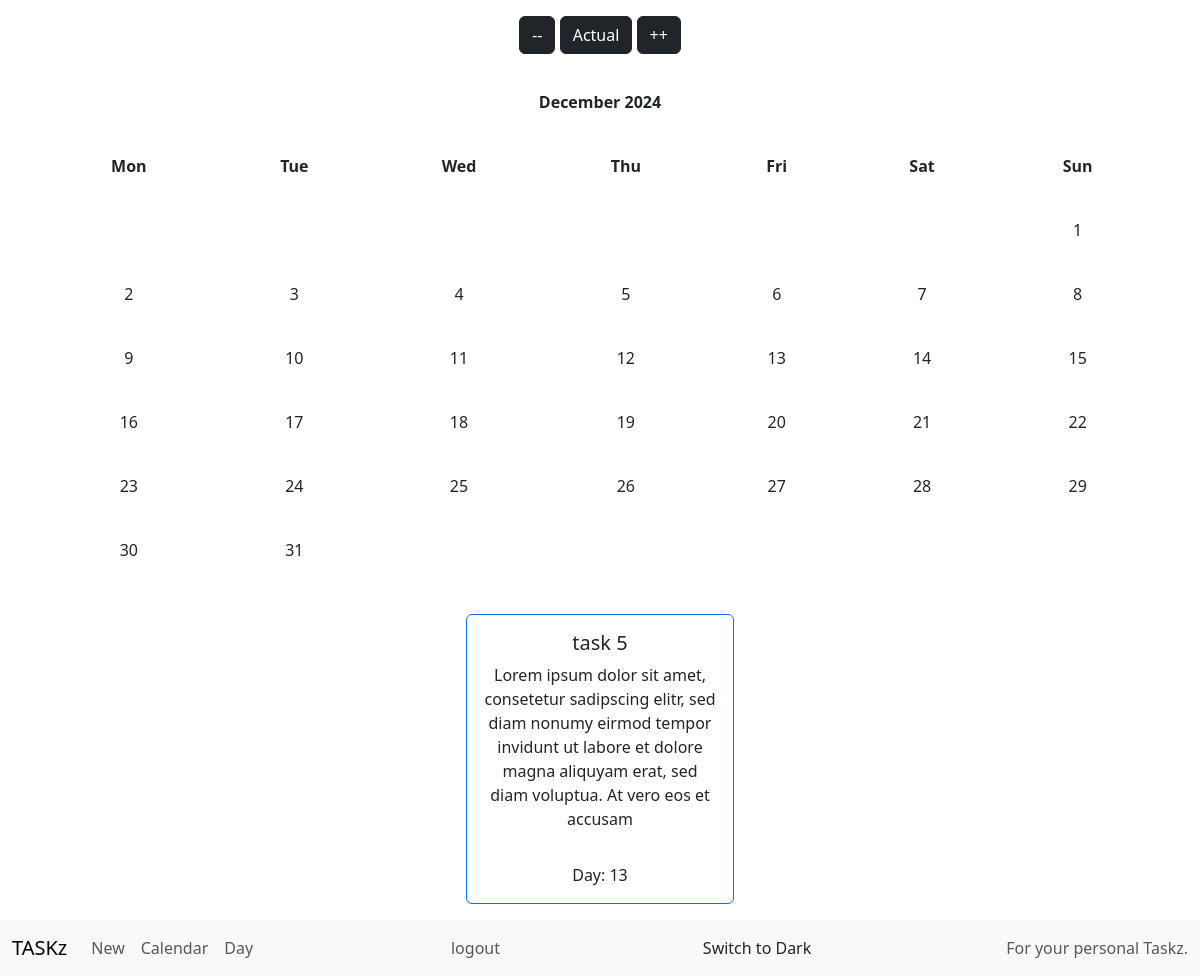
Screenshot of /cal (signed in) with the database file from the repository.
### tables this page shows
CREATE TABLE taskz (
                        id INTEGER PRIMARY KEY AUTOINCREMENT, 
                        user INTEGER NOT NULL, 
                        title TEXT NOT NULL, 
                        text TEXT,
                        created TIMESTAMP DEFAULT CURRENT_TIMESTAMP, 
                        date TIMESTAMP, 
                        checked INTEGER DEFAULT 0, 
                        FOREIGN KEY(user) REFERENCES users(id));

### app.py (the view)
@app.route("/cal", methods=["GET", "POST"])
@login_required
def cal():
    this_year = datetime.now().year
    this_month = datetime.now().month
    year = request.args.get("year", default = this_year, type = int)
    month = request.args.get("month", default = this_month, type = int)
    cal = calendar.HTMLCalendar().formatmonth(year, month)
    prev_month = month - 1 if month > 1 else 12
    prev_year = year if month > 1 else year - 1
    next_month = month + 1 if month < 12 else 1
    next_year = year if month < 12 else year + 1
    taskz = get_taskz(session["user"])
    return render("calendar.html", taskz=taskz, calendar=cal, year=year, month=month,
                  prev_year=prev_year, prev_month = prev_month,
                  next_year=next_year, next_month=next_month,
                  this_year=this_year, this_month=this_month)

### functions.py (called while the page is built)
def login_required(f):
    @wraps(f)
    def decorated_function(*args, **kwargs):
        if session.get("user") is None:
            return redirect("/login")
        return f(*args, **kwargs)
    return decorated_function

def get_taskz(user_id):
    try:
        con = sql.connect(DB, detect_types=sql.PARSE_DECLTYPES)
        try:
            con.row_factory = sql.Row
            cur = con.cursor()
            cur.execute("SELECT * FROM taskz WHERE user = ?", (user_id,))
            taskz = cur.fetchall()
        finally:
            con.close()
    except:
        return
    return taskz

### templates/calendar.html
{% extends "layout.html" %} {% block title %} - Calendar {% endblock %} {% block
    main %}
     <div class="container mt-3 mb-3 text-center">
        <a href="?year={{ prev_year }}&month={{ prev_month }}" class="btn btn-dark"> -- </a>
        <a href="{{ url_for('cal') }}" class="btn btn-dark">Actual</a>
        <a href="?year={{ next_year }}&month={{ next_month }}" class="btn btn-dark"> ++ </a>
     </div>
     <div class="container mt-3 cal">
        {{ calendar | safe }}
    </div>
    <div class="container-fluid text-center mt-3">
        {% if taskz %}
          <div class="row justify-content-center">
            {% for task in taskz if task.date.year == year and task.date.month == month and task.checked == 0 %}
            <div class="col-12 col-xxl-2 col-xl-3 col-lg-4 col-md-6 p-3">
              <div class="card border-primary">
                <div class="card-body">
                  <h5 class="card-title">{{ task.title }}</h5>
                  <p class="card-text" style="white-space: pre-line">{{ task.text }}</p>
                </div>
                <div class="card-body">
                  Day: {{ task.date.strftime("%d") }}
                </div>
              </div>
            </div>
            {% else %}
            <h1>No Taskz this month.</h1>
            {% endfor %}
          </div>
    {% else %}
    <h1>No Taskz at all.</h1>
    {% endif %}
    </div>
    {% endblock %}

### static/stylesheets/style.css (style rules this page uses)
body { padding-bottom: 56px; }
.cal table { width: 100%; height: 100%; border-collapse: collapse; }
.cal th, .cal td { padding: 20px; text-align: center; }

### rows the page displays
taskz: title "task 5", text "Lorem ipsum dolor sit amet, consetetur sadipscing elitr, sed diam nonumy eirmod tempor invidunt ut labore et dolore magna aliquyam erat, sed diam voluptua. At vero eos et accusam", date "13"

### other values shown
{{ calendar | safe }} "December 2024 Mon Tue Wed Thu Fri Sat Sun 1 2 3 4 5 6 7 8 9 10 11 12 13 14 15 16 17 18 19 20 21 22 23 24 25 26 27 28 29 30 31"
